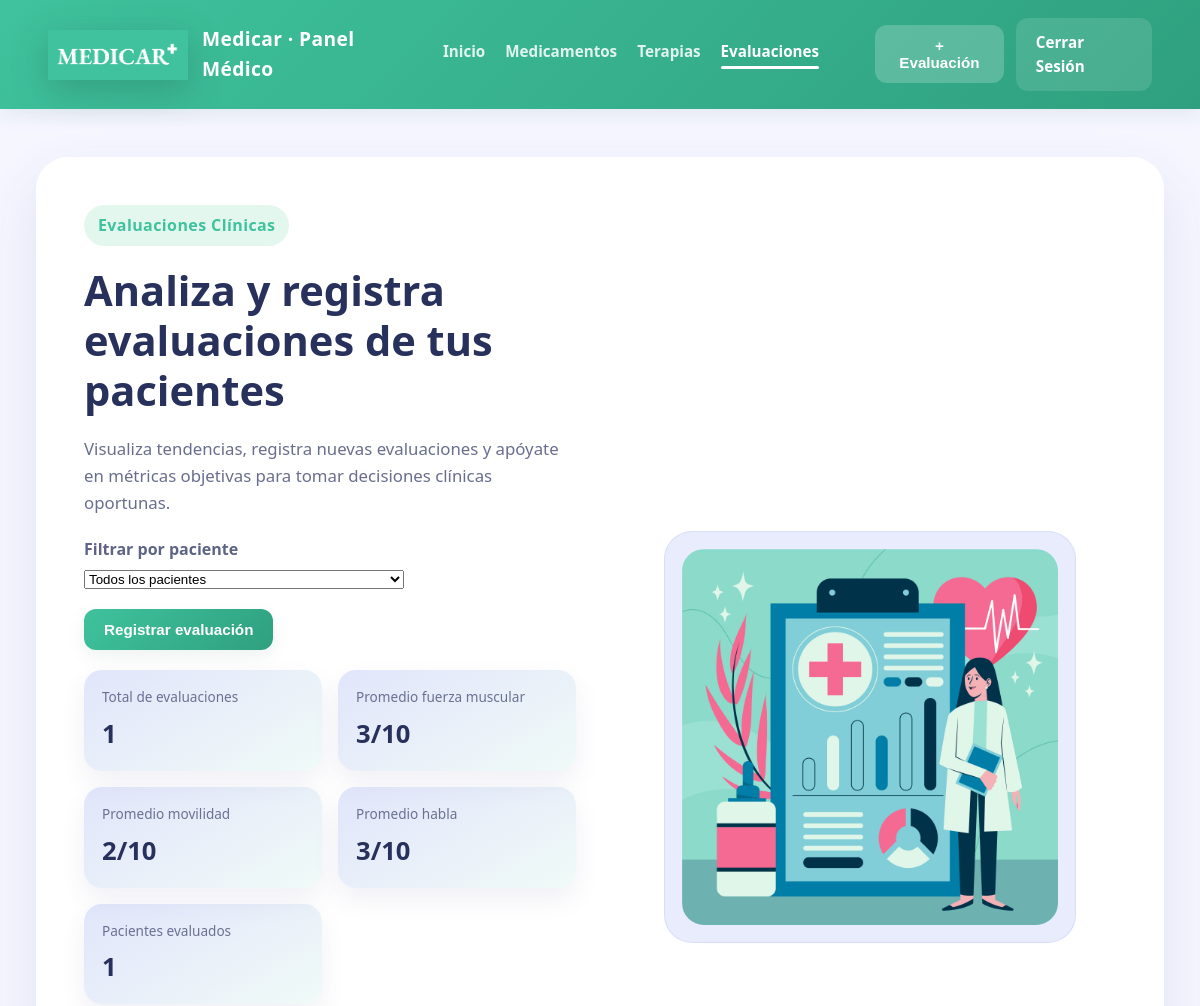
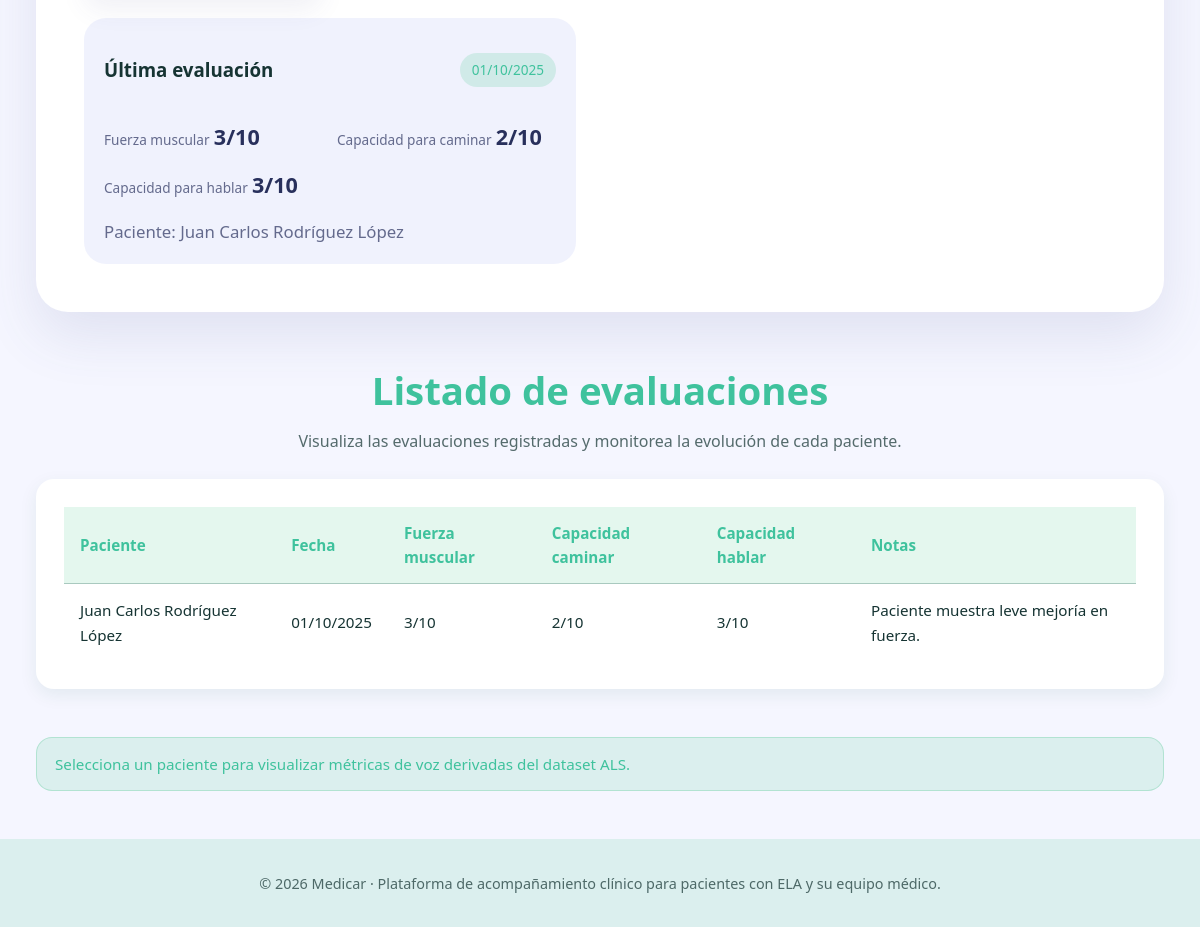
/evaluaciones.php (signed in), run on the app's committed database (2 pictures, top to bottom).
### tables this page shows
CREATE TABLE IF NOT EXISTS evaluaciones (
    id INT AUTO_INCREMENT PRIMARY KEY,
    paciente_id INT,
    fecha DATE,
    fuerza_muscular INT,
    capacidad_caminar INT,
    capacidad_hablar INT,
    notas TEXT,
    FOREIGN KEY (paciente_id) REFERENCES pacientes(id)
);

CREATE TABLE IF NOT EXISTS pacientes (
    id INT AUTO_INCREMENT PRIMARY KEY,
    nombre VARCHAR(100) NOT NULL,
    apellidos VARCHAR(100) NOT NULL,
    cedula VARCHAR(50) UNIQUE NOT NULL,
    fecha_nacimiento DATE,
    fecha_diagnostico DATE
);

### config.php (called while the page is built, shortened)
<?php
function formatearFecha(string $fecha): string {
    return date('d/m/Y', strtotime($fecha));
}
?>

### evaluaciones.php (the view, shortened to what this page needs)
<?php
require_once 'config.php';
$database = new Database();
$conn = $database->getConnection();
$isPaciente = $_SESSION['role'] === 'paciente';
$pacienteId = $isPaciente ? $_SESSION['paciente_id'] : ($_GET['selected_paciente'] ?? null);
$queryEval = $isPaciente ?
    "SELECT e.id, e.paciente_id, e.fecha, e.fuerza_muscular, e.capacidad_caminar, e.capacidad_hablar, e.notas
     FROM evaluaciones e WHERE e.paciente_id = :paciente_id ORDER BY e.fecha DESC" :
    "SELECT e.id, e.paciente_id, e.fecha, e.fuerza_muscular, e.capacidad_caminar, e.capacidad_hablar, e.notas, p.nombre, p.apellidos, p.cedula
     FROM evaluaciones e JOIN pacientes p ON e.paciente_id = p.id " . ($pacienteId ? "WHERE e.paciente_id = :paciente_id" : "") . " ORDER BY e.fecha DESC";
$stmt = $conn->prepare($queryEval);
$stmt->execute();
$evaluaciones = $stmt->fetchAll(PDO::FETCH_ASSOC);
$totalEvaluaciones = count($evaluaciones);
$promedioFuerza = $totalEvaluaciones ? round(array_sum(array_column($evaluaciones, 'fuerza_muscular')) / $totalEvaluaciones, 1) : 0;
$promedioCaminar = $totalEvaluaciones ? round(array_sum(array_column($evaluaciones, 'capacidad_caminar')) / $totalEvaluaciones, 1) : 0;
$promedioHablar = $totalEvaluaciones ? round(array_sum(array_column($evaluaciones, 'capacidad_hablar')) / $totalEvaluaciones, 1) : 0;
$ultimaEvaluacion = $totalEvaluaciones ? $evaluaciones[0] : null;
$pacientesEvaluados = !$isPaciente ? count(array_unique(array_column($evaluaciones, 'paciente_id'))) : 1;
$alsData = null;
?>
<!DOCTYPE html>
<html lang="es">
<head>
    <link rel="stylesheet" href="style.css">
</head>
<body class="eval-page">
    <?php
    $activePage = 'evaluaciones';
    $homeHref = $isPaciente ? 'dashboard_paciente.php' : 'index.php';
    $topbarExtra = !$isPaciente
        ? '<button class="btn btn-soft" onclick="mostrarModalEvaluacion()">+ Evaluación</button>'
        : '';
    require 'includes/header.php';
    ?>
    <main class="eval-main">
        <section class="eval-hero">
            <div class="eval-hero__content">
                <div class="brand-badge">Evaluaciones Clínicas</div>
                <h1><?php echo $isPaciente ? 'Monitorea tu progreso diario con Medicar' : 'Analiza y registra evaluaciones de tus pacientes'; ?></h1>
                <p>
                    <?php if ($isPaciente): ?>
                        Registra cómo te sientes cada día y lleva un seguimiento continuo de tu fuerza, movilidad y habla para compartir con tu equipo médico.
                    <?php else: ?>
                        Visualiza tendencias, registra nuevas evaluaciones y apóyate en métricas objetivas para tomar decisiones clínicas oportunas.
                    <?php endif; ?>
                </p>
                <?php if (!$isPaciente): ?>
                    <form method="GET" class="eval-filter">
                        <label for="selected_paciente">Filtrar por paciente</label>
                        <select id="selected_paciente" name="selected_paciente" onchange="this.form.submit()">
                            <option value="">Todos los pacientes</option>
                        </select>
                    </form>
                    <div class="eval-hero__actions">
                        <button class="btn btn-primary" onclick="mostrarModalEvaluacion()">Registrar evaluación</button>
                    </div>
                <?php endif; ?>
                <div class="eval-summary">
                    <div class="eval-summary__card">
                        <span>Total de evaluaciones</span>
                        <strong><?php echo $totalEvaluaciones; ?></strong>
                    </div>
                    <div class="eval-summary__card">
                        <span>Promedio fuerza muscular</span>
                        <strong><?php echo $promedioFuerza; ?>/10</strong>
                    </div>
                    <div class="eval-summary__card">
                        <span>Promedio movilidad</span>
                        <strong><?php echo $promedioCaminar; ?>/10</strong>
                    </div>
                    <div class="eval-summary__card">
                        <span>Promedio habla</span>
                        <strong><?php echo $promedioHablar; ?>/10</strong>
                    </div>
                    <?php if (!$isPaciente): ?>
                        <div class="eval-summary__card">
                            <span>Pacientes evaluados</span>
                            <strong><?php echo $pacientesEvaluados; ?></strong>
                        </div>
                    <?php endif; ?>
                </div>
                <?php if ($ultimaEvaluacion): ?>
                    <div class="eval-latest">
                        <div class="eval-latest__header">
                            <h3>Última evaluación</h3>
                            <span class="pill"><?php echo formatearFecha($ultimaEvaluacion['fecha']); ?></span>
                        </div>
                        <div class="eval-latest__grid">
                            <div>
                                <span>Fuerza muscular</span>
                                <strong><?php echo $ultimaEvaluacion['fuerza_muscular']; ?>/10</strong>
                            </div>
                            <div>
                                <span>Capacidad para caminar</span>
                                <strong><?php echo $ultimaEvaluacion['capacidad_caminar']; ?>/10</strong>
                            </div>
                            <div>
                                <span>Capacidad para hablar</span>
                                <strong><?php echo $ultimaEvaluacion['capacidad_hablar']; ?>/10</strong>
                            </div>
                        </div>
                        <?php if (!$isPaciente && isset($ultimaEvaluacion['nombre'])): ?>
                            <p class="footnote">Paciente: <?php echo htmlspecialchars($ultimaEvaluacion['nombre'] . ' ' . $ultimaEvaluacion['apellidos']); ?></p>
                        <?php elseif (!empty($ultimaEvaluacion['notas'])): ?>
                            <p class="footnote">Notas: <?php echo htmlspecialchars($ultimaEvaluacion['notas']); ?></p>
                        <?php endif; ?>
                    </div>
                <?php endif; ?>
            </div>
            <figure class="eval-hero__figure">
                <img src="image/metricas img.jpg" alt="Panel de métricas clínicas">
            </figure>
        </section>
        <section class="eval-section">
            <div class="section-heading">
                <h2><?php echo $isPaciente ? 'Historial de evaluaciones' : 'Listado de evaluaciones'; ?></h2>
                <p><?php echo $isPaciente ? 'Consulta tus resultados anteriores y revisa las observaciones registradas.' : 'Visualiza las evaluaciones registradas y monitorea la evolución de cada paciente.'; ?></p>
            </div>
            <div class="table-wrapper eval-table">
                <table>
                    <thead>
                        <tr>
                            <?php if (!$isPaciente): ?><th>Paciente</th><?php endif; ?>
                            <th>Fecha</th>
                            <th>Fuerza muscular</th>
                            <th>Capacidad caminar</th>
                            <th>Capacidad hablar</th>
                            <th>Notas</th>
                        </tr>
                    </thead>
                    <tbody>
                        <?php foreach ($evaluaciones as $eval): ?>
                            <tr>
                                <?php if (!$isPaciente): ?>
                                    <td><?php echo htmlspecialchars($eval['nombre'] . ' ' . $eval['apellidos']); ?></td>
                                <?php endif; ?>
                                <td><?php echo formatearFecha($eval['fecha']); ?></td>
                                <td><?php echo $eval['fuerza_muscular']; ?>/10</td>
                                <td><?php echo $eval['capacidad_caminar']; ?>/10</td>
                                <td><?php echo $eval['capacidad_hablar']; ?>/10</td>
                                <td><?php echo htmlspecialchars($eval['notas']); ?></td>
                            </tr>
                        <?php endforeach; ?>
                    </tbody>
                </table>
            </div>
        </section>
        <?php if (!$isPaciente): ?>
            <section class="eval-section">
                <?php if ($pacienteId && $alsData): ?>
                    <div class="eval-als-card">
                        <h2>Métricas de voz (ALS Dataset)</h2>
                        <p>Indicadores acústicos asociados a la progresión de la enfermedad para el paciente seleccionado.</p>
                        <div class="eval-als-grid">
                            <div><span>HNR_a</span><strong><?php echo round($alsData['HNR_a'], 3); ?></strong></div>
                            <div><span>Jitter (J1_a)</span><strong><?php echo round($alsData['J1_a'], 3); ?></strong></div>
                            <div><span>Shimmer (S1_a)</span><strong><?php echo round($alsData['S1_a'], 3); ?></strong></div>
                            <div><span>GNEa_mu</span><strong><?php echo round($alsData['GNEa_mu'], 3); ?></strong></div>
                        </div>
                    </div>
                <?php elseif (!$pacienteId): ?>
                    <div class="mensaje-estado">Selecciona un paciente para visualizar métricas de voz derivadas del dataset ALS.</div>
                <?php else: ?>
                    <div class="mensaje-estado">No se encontraron métricas de voz registradas para este paciente.</div>
                <?php endif; ?>
            </section>
        <?php endif; ?>
    </main>
    <?php require 'includes/footer.php'; ?>
</body>
</html>

### includes/header.php (shortened to what this page needs)
<header class="topbar">
    <div class="topbar__brand">
        <img src="image/Logo.png" alt="Medicar">
        <div>Medicar · <?php echo $isPaciente ? 'Panel Paciente' : 'Panel Médico'; ?></div>
    </div>
    <nav class="topbar__nav" id="topbarNav">
        <a href="<?php echo htmlspecialchars($homeHref); ?>" <?php echo $activePage === 'inicio' ? 'class="is-active"' : ''; ?>>Inicio</a>
        <a href="medicamentos.php" <?php echo $activePage === 'medicamentos' ? 'class="is-active"' : ''; ?>>Medicamentos</a>
        <a href="terapias.php" <?php echo $activePage === 'terapias' ? 'class="is-active"' : ''; ?>>Terapias</a>
        <a href="evaluaciones.php" <?php echo $activePage === 'evaluaciones' ? 'class="is-active"' : ''; ?>>Evaluaciones</a>
    </nav>
    <div class="topbar__actions">
        <?php if (!empty($topbarExtra)) { echo $topbarExtra; } ?>
        <a href="logout.php" class="btn btn-ghost">Cerrar Sesión</a>
    </div>
</header>

### includes/footer.php
<footer class="page-footer">
    <p>© <?php echo date('Y'); ?> Medicar · Plataforma de acompañamiento clínico para pacientes con ELA y su equipo médico.</p>
</footer>

### data on the page
evaluaciones: fecha "01/10/2025", fuerza_muscular "3", capacidad_caminar "2", capacidad_hablar "3", paciente.apellidos "Juan Carlos Rodríguez López", notas "Paciente muestra leve mejoría en fuerza."

### other printed values
$totalEvaluaciones "1"
$promedioFuerza "3"
$promedioCaminar "2"
$promedioHablar "3"
$pacientesEvaluados "1"
